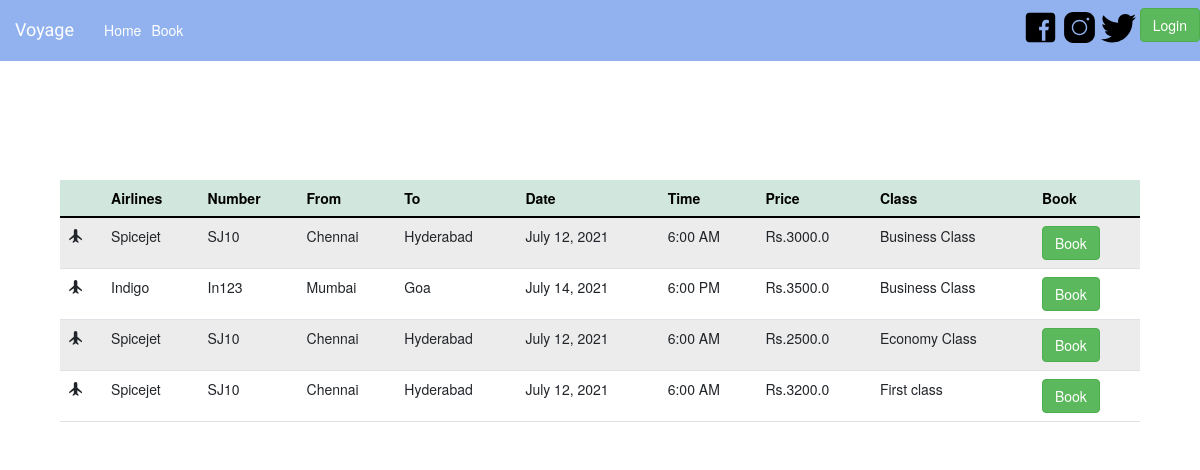
/book/, run on the app's committed database.
### v1/models.py (models this page shows, shortened)
class AddFlight(models.Model):
    CLASS_CHOICES =(
    ("Economy Class", "Economy Class"),
    ("Business Class", "Business Class"),
    ("First class", "First Class"),)
    airlines=models.CharField(max_length=20)
    number=models.CharField(max_length=10)
    From=models.CharField(max_length=10)
    To=models.CharField(max_length=10)
    Date=models.DateField(max_length=10)
    Time=models.TimeField(max_length=10)
    Price=models.FloatField(max_length=10)
    class_type=models.CharField(max_length=20,choices = CLASS_CHOICES)

### v1/views.py (the view, shortened to what this page needs)
# urls.py: path('book/', views.book,name='book'),
def book(request):
    list_val = AddFlight.objects.all()
    fl_num=0
    context = {'list_val': list_val,'fl_num':fl_num }
    return render(request,'v1/book.html',context)

### templates/v1/book.html (shortened to what this page needs)
{% extends "v1/base.html" %}
{% load static %}
{% block content %}
<br><br><br>
<br><br>
<div class="container offset-md-2">
    <br><br>
    <br><br>
    <div class="col-md-12">
        <table class="table table-striped">
            <thead class="table-success">
                <tr>
                    <th></th>
                    <th>Airlines</th>
                    <th>Number</th>
                    <th>From</th>
                    <th>To</th>
                    <th>Date</th>
                    <th>Time</th>
                    <th>Price</th>
                    <th>Class</th>
                    <th>Book</th>
                </tr>
            </thead>
            <tbody>
            {% if fl_num != 0 %}
               {% for val in list_val %}
                    {% if  val.From == from_city and val.To == to  %}
                        <tr>
                                <td><span class="glyphicon glyphicon-plane"></span></td>
                                <td>{{ val.airlines }}</td>
                                <td>{{ val.number }}</td>
                                <td>{{ val.From }}</td>
                                <td>{{ val.To }}</td>
                                <td>{{ val.Date }}</td>
                                <td>{{ val.Time |time:'g:i A' }}</td>
                                <td>Rs.{{ val.Price }}</td>
                                <td>{{ val.class_type }}</td>
                                {% if user.is_authenticated %}
                                <td><a href="{% url 'booking' val.id %}" class="btn btn-md btn-success">Book</a></td>
                                {% else %}
                                <td><a href="{% url 'login' %}" class="btn btn-md btn-success">Book</a></td>
                                {% endif %}
                        </tr>
                    {% endif %}
                {% endfor %}
            {% else %}
                {% for val in list_val %}
                    <tr>
                        <td><span class="glyphicon glyphicon-plane"></span></td>
                        <td>{{ val.airlines }}</td>
                        <td>{{ val.number }}</td>
                        <td>{{ val.From }}</td>
                        <td>{{ val.To }}</td>
                        <td>{{ val.Date }}</td>
                        <td>{{ val.Time|time:'g:i A'}}</td>
                        <td>Rs.{{ val.Price }}</td>
                        <td>{{ val.class_type }}</td>
                        {% if user.is_authenticated %}
                        <td><a href="{% url 'booking' val.id %}" class="btn btn-md btn-success">Book</a></td>
                        {% else %}
                        <td><a href="{% url 'login' %}" class="btn btn-md btn-success">Book</a></td>
                        {% endif %}
                    </tr>
                {% endfor %}
            {% endif %}
            </tbody>
        </table>
    </div>
</div>
{% endblock content %}

### templates/v1/base.html (shortened to what this page needs)
<!DOCTYPE html>
<html lang="en">
<head>
    {% load static %}
    <link href="https://cdn.jsdelivr.net/npm/bootstrap@5.0.2/dist/css/bootstrap.min.css" rel="stylesheet">
    <link rel="stylesheet" href="https://maxcdn.bootstrapcdn.com/bootstrap/3.4.0/css/bootstrap.min.css">
    <link rel="stylesheet" href="{% static 'css/home.css' %}">
    <link rel="stylesheet" href="{% static 'css/booking.css' %}">
</head>
<body>
    <nav class="navbar navbar-expand-lg navbar-fixed-top " style="background-color: rgba(53, 113, 224, 0.541);">
        <div class="container-fluid">
            <a href="#" class="navbar-brand text-white" style="font-family:Amaranth;">Voyage</a>
            <div class="collapse navbar-collapse" id="navbarSupportedContent">
                <ul class="navbar-nav me-auto">
                    <li class="nav-item">
                        <a href="{% url 'home' %}" class="nav-link  text-white">Home</a>
                    </li>
                    <li class="nav-item">
                        <a href="{% url 'book' %}" class="nav-link text-white">Book</a>
                    </li>
                </ul>
                <div class="nav-item navbar-right ">
                    <a href="https://www.facebook.com/"><img src="{% static 'images/fb.svg'%}" alt="" srcset="" style="height:35px;width:35px; margin-top: 5px;"></a>
                    <a href="https://www.instagram.com/"><img src="{% static 'images/insta.svg'%}" alt="" srcset="" style="height:35px;width:35px; margin-top: 5px;"></a>
                    <a href="https://www.twitter.com/"><img src="{% static 'images/twitt.svg'%}" alt="" srcset="" style="height:35px;width:35px; margin-top: 5px;"></a>
                    {% if user.is_authenticated %}
                    <a href="{% url 'logout_user' %}" class="btn btn-danger btn-md">Logout</a>
                    {% else %}
                    <a href="{% url 'login' %}" class="btn btn-success btn-md">Login</a>
                    {% endif %}
                </div>
            </div>
        </div>
    </nav>
    {% block content%}
    {% endblock content %}
</body>
</html>

### data on the page
AddFlight: airlines "Spicejet", number "SJ10", From "Chennai", To "Hyderabad", Date "July 12, 2021", Time "6:00 AM", Price "3000.0", class_type "Business Class"
AddFlight: airlines "Indigo", number "In123", From "Mumbai", To "Goa", Date "July 14, 2021", Time "6:00 PM", Price "3500.0", class_type "Business Class"
AddFlight: airlines "Spicejet", number "SJ10", From "Chennai", To "Hyderabad", Date "July 12, 2021", Time "6:00 AM", Price "2500.0", class_type "Economy Class"
AddFlight: airlines "Spicejet", number "SJ10", From "Chennai", To "Hyderabad", Date "July 12, 2021", Time "6:00 AM", Price "3200.0", class_type "First class"
